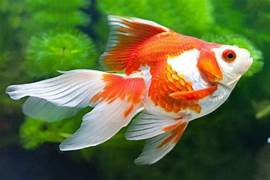
#> input picture BaiKTCuoiky/my_image.jpg, 270 x 180 px
$ jupyter execute KT.ipynb   (older library calls are emulated)
#> lines starting #> are read from the running program, lines starting #| are printed output that depends on the picture
# Họ và Tên: Trần Đỗ Đăng Khoa
# MSSV: 207CT28024

### Câu 1 (2 điểm): Cho một ảnh bất kỳ (tên ảnh do sinh viên tự đặt, ví dụ: `my_image.jpg`) và thực hiện các yêu cầu sau:

* Viết chương trình sử dụng median filter để làm mịn ảnh. (0.5 điểm)
* Viết chương trình sử dụng Sobel filter để xác định biên của hình ảnh. (0.5 điểm)
* Đổi màu ảnh bằng cách hoán đổi thứ tự các kênh màu (ví dụ: BGR → GRB hoặc GBR...) và lưu thành tên dạng `[ten_anh]_swapped.jpg`. (0.5 điểm)
* Chuyển ảnh sang không gian màu LAB và tách riêng 3 kênh L, A, B, lưu thành ảnh grayscale tương ứng (`[ten_anh]_L.jpg`, `[ten_anh]_A.jpg`, `[ten_anh]_B.jpg`). (0.5 điểm)

[cell 1]
import cv2
import numpy as np
import matplotlib.pyplot as plt

def show_image(img, title='', cmap=None):
    plt.figure(figsize=(4,4))
    if cmap:
        plt.imshow(img, cmap=cmap)
    else:
        plt.imshow(cv2.cvtColor(img, cv2.COLOR_BGR2RGB))
    plt.title(title)
    plt.axis('off')
    plt.show()

# Đọc ảnh gốc
img = cv2.imread('my_image.jpg')
#> img is the input picture: shape (180, 270, 3); mean B, G, R 61.7, 109.1, 98.8
show_image(img, 'Ảnh gốc')

# Median filter
median = cv2.medianBlur(img, 5)
cv2.imwrite('my_image_median.jpg', median)
show_image(median, 'Median Filter')

# Sobel filter
gray = cv2.cvtColor(img, cv2.COLOR_BGR2GRAY)
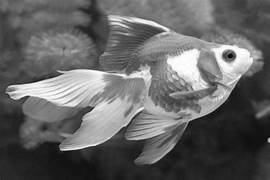
#> gray: shape (180, 270); min 4, max 255, mean 100.6
sobelx = cv2.Sobel(gray, cv2.CV_64F, 1, 0, ksize=3)
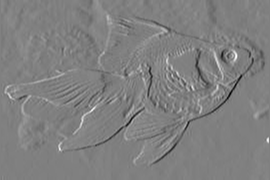
#> sobelx: shape (180, 270) float64; min -636, max 628, mean 0.1; drawn with min black and max white
sobely = cv2.Sobel(gray, cv2.CV_64F, 0, 1, ksize=3)
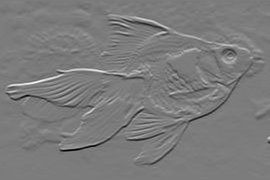
#> sobely: shape (180, 270) float64; min -879, max 921, mean -3.4; drawn with min black and max white
sobel = cv2.magnitude(sobelx, sobely)
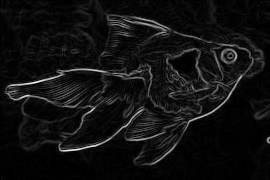
#> sobel: shape (180, 270) float64; min 0, max 937.9, mean 63.5; drawn with min black and max white
sobel = np.uint8(np.clip(sobel, 0, 255))
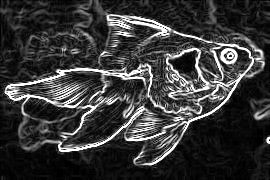
#> sobel: shape (180, 270); min 0, max 255, mean 56.3
cv2.imwrite('my_image_sobel.jpg', sobel)
show_image(sobel, 'Sobel Edge', cmap='gray')


swapped = img[:, :, [1, 2, 0]]  # BGR -> GRB
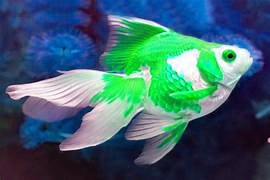
#> swapped: shape (180, 270, 3); mean B, G, R 109.1, 98.8, 61.7
cv2.imwrite('my_image_swapped.jpg', swapped)
show_image(swapped, 'Swapped Channels')


lab = cv2.cvtColor(img, cv2.COLOR_BGR2LAB)
#> lab: shape (180, 270, 3); mean of channels 0, 1, 2 113.8, 118.1, 152.7
L, A, B = cv2.split(lab)
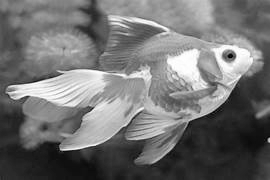
#> L: shape (180, 270); min 2, max 255, mean 113.8
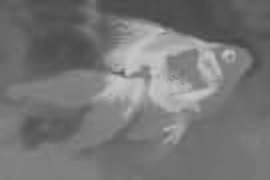
#> A: shape (180, 270); min 70, max 201, mean 118.1
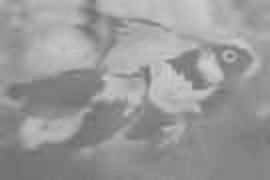
#> B: shape (180, 270); min 109, max 208, mean 152.7
cv2.imwrite('my_image_L.jpg', L)
cv2.imwrite('my_image_A.jpg', A)
cv2.imwrite('my_image_B.jpg', B)
show_image(L, 'Kênh L', cmap='gray')
show_image(A, 'Kênh A', cmap='gray')
show_image(B, 'Kênh B', cmap='gray')

### Câu 2 (4 điểm) Viết một chương trình Python sử dụng OpenCV để tạo menu tương tác cho phép người dùng chọn các kỹ thuật lọc và xử lý ảnh nâng cao từ một danh sách, áp dụng đồng thời cho nhiều ảnh.

### Yêu cầu:

1. Menu gồm:
* Gaussian Blur (kernel size ngẫu nhiên lẻ từ 3 đến 11) (0.5 điểm)
* Median Blur (kernel size ngẫu nhiên lẻ từ 3 đến 11) (0.5 điểm)
* Bilateral Filter (tham số ngẫu nhiên) (0.5 điểm)
* Canny Edge Detection (thresholds ngẫu nhiên 50–150) (0.5 điểm)
* Erosion (kernel 2x2 đến 5x5 ngẫu nhiên) (0.5 điểm)
* Dilation (tương tự Erosion) (0.5 điểm)

2. Chương trình xử lý đồng thời 3 ảnh bất kỳ do sinh viên tự chọn (có thể chọn bằng đường dẫn file hoặc nhập tên ảnh tùy ý). (0.5 điểm)

3. Phím tương ứng để kích hoạt các phương pháp xử lý:
* B: Gaussian Blur
* M: Median Blur
* F: Bilateral Filter
* E: Canny Edge
* R: Erosion
* D: Dilation (0.5 điểm)

4. Lưu file kết quả với định dạng: `result_[phương pháp]_[tên ảnh gốc].jpg`
   Ví dụ: `result_blur_dog.jpg`, `result_canny_image2.jpg` (0.5 điểm)

[cell 2]
import cv2
import numpy as np
import random
import os
import matplotlib.pyplot as plt

# ---- Danh sách 3 ảnh ----
images = [
    "image1.jpg",      # Thay bằng tên ảnh của bạn
    "image2.jpg",
    "image3.jpg"
]

# Đọc ảnh
loaded_images = []
for path in images:
    img = cv2.imread(path)
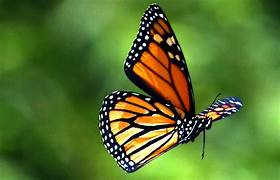
#> input picture BaiKTCuoiky/image1.jpg, 280 x 180 px
#> img is the input picture: shape (180, 280, 3); mean B, G, R 45.5, 114.7, 86.1
    if img is None:
        print(f"Không tìm thấy ảnh: {path}")
        exit()
    loaded_images.append(img)

# Các hàm xử lý
def gaussian_blur(img):
    ksize = random.choice(range(3, 12, 2))
    return cv2.GaussianBlur(img, (ksize, ksize), 0)

def median_blur(img):
    ksize = random.choice(range(3, 12, 2))
    return cv2.medianBlur(img, ksize)

def bilateral_filter(img):
    d = random.randint(5, 15)
    sigmaColor = random.randint(50, 150)
    sigmaSpace = random.randint(50, 150)
    return cv2.bilateralFilter(img, d, sigmaColor, sigmaSpace)

def canny_edge(img):
    threshold1 = random.randint(50, 100)
    threshold2 = random.randint(100, 150)
    gray = cv2.cvtColor(img, cv2.COLOR_BGR2GRAY)
    return cv2.Canny(gray, threshold1, threshold2)

def erosion(img):
    ksize = random.randint(2, 5)
    kernel = np.ones((ksize, ksize), np.uint8)
    return cv2.erode(img, kernel, iterations=1)

def dilation(img):
    ksize = random.randint(2, 5)
    kernel = np.ones((ksize, ksize), np.uint8)
    return cv2.dilate(img, kernel, iterations=1)

# Phím chức năng với hàm xử lý
methods = {
    'B': ('gaussian', gaussian_blur),
    'M': ('median', median_blur),
    'F': ('bilateral', bilateral_filter),
    'E': ('canny', canny_edge),
    'R': ('erosion', erosion),
    'D': ('dilation', dilation)
}

# ---- Menu chọn ----
print("Menu:")
print("B: Gaussian Blur")
print("M: Median Blur")
print("F: Bilateral Filter")
print("E: Canny Edge")
print("R: Erosion")
print("D: Dilation")


while True:
    key = input("Nhập phím tương ứng phương pháp: ").upper()
    if key in methods:
        break
    else:
        print("Phím không hợp lệ! Vui lòng nhập lại.")


method_name, func = methods[key]


for path, img in zip(images, loaded_images):
    result = func(img)
    basename = os.path.splitext(os.path.basename(path))[0]
    out_name = f"result_{method_name}_{basename}.jpg"
    cv2.imwrite(out_name, result)
    print(f"Đã lưu: {out_name}")

    # Hiển thị ảnh gốc và kết quả
    plt.figure(figsize=(10,4))
    plt.subplot(1,2,1)
    plt.imshow(cv2.cvtColor(img, cv2.COLOR_BGR2RGB))
    plt.title('Original')
    plt.axis('off')

    plt.subplot(1,2,2)
    if method_name == 'canny':
        plt.imshow(result, cmap='gray')
    else:
        plt.imshow(cv2.cvtColor(result, cv2.COLOR_BGR2RGB))
    plt.title(f'Result: {method_name}')
    plt.axis('off')

    plt.show()
